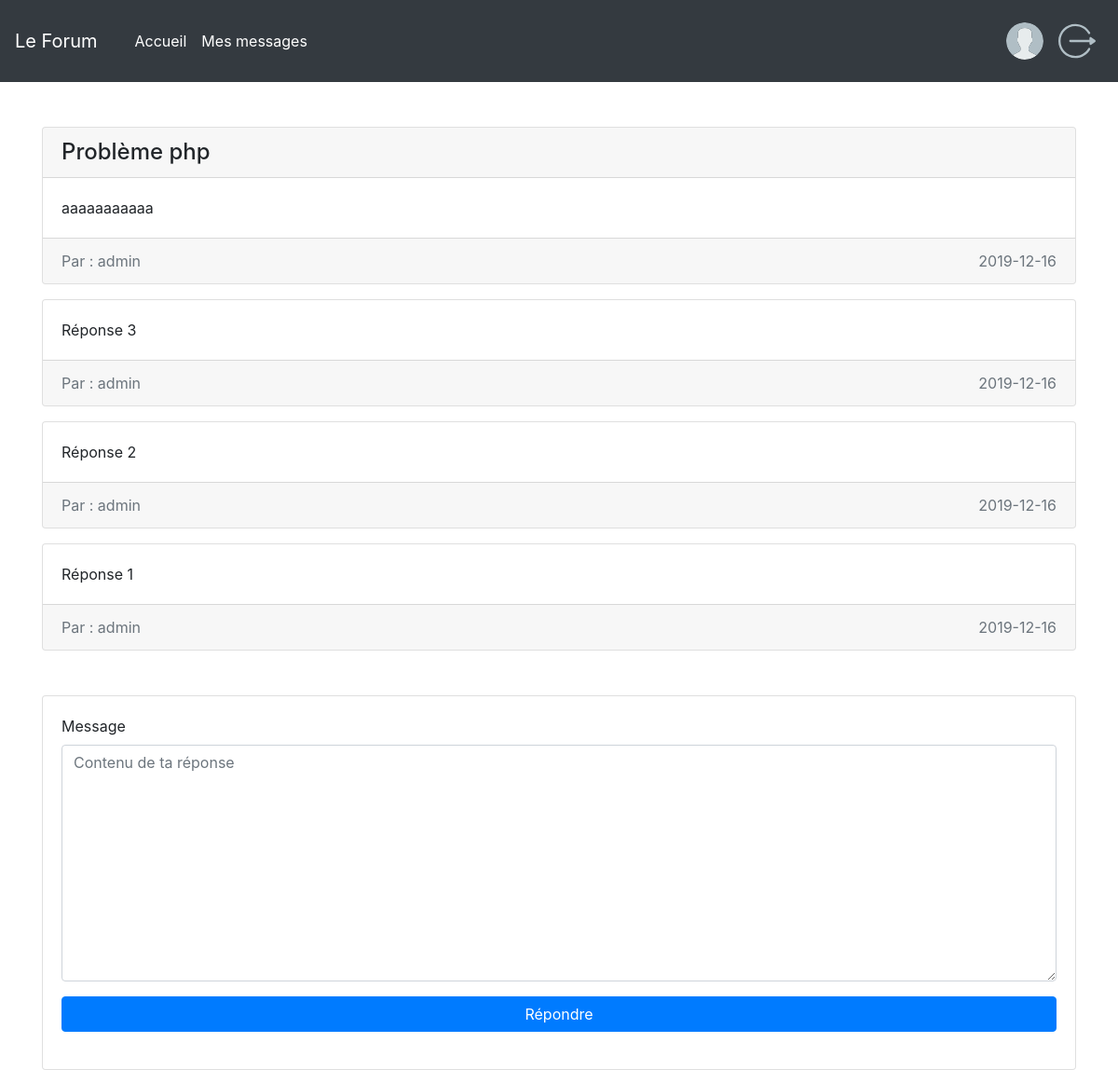
The app's page /posts.php?idTopic=20 with its own data.
### tables this page shows
CREATE TABLE IF NOT EXISTS `topic` (
  `idTopic` int(11) NOT NULL AUTO_INCREMENT,
  `titreTopic` varchar(100) NOT NULL,
  `contenuTopic` text NOT NULL,
  `lastUserTopic` varchar(50) NOT NULL,
  `lastDateTopic` date NOT NULL,
  `idThemeTopic` int(11) NOT NULL,
  PRIMARY KEY (`idTopic`),
  KEY `fk_theme_topic` (`idThemeTopic`)
);

CREATE TABLE IF NOT EXISTS `post` (
  `idPost` int(11) NOT NULL AUTO_INCREMENT,
  `contenuPost` text NOT NULL,
  `datePost` date NOT NULL,
  `idUserPost` int(11) NOT NULL,
  `idTopicPost` int(11) NOT NULL,
  PRIMARY KEY (`idPost`),
  KEY `fk_topic_post` (`idTopicPost`),
  KEY `fk_user_post` (`idUserPost`)
);

CREATE TABLE IF NOT EXISTS `user` (
  `idUser` int(11) NOT NULL AUTO_INCREMENT,
  `nomUser` varchar(50) DEFAULT NULL,
  `prenomUser` varchar(50) DEFAULT NULL,
  `emailUser` varchar(100) DEFAULT NULL,
  `pseudoUser` varchar(50) DEFAULT NULL,
  `mdpUser` varchar(100) NOT NULL,
  `nbConnexionUser` int(11) DEFAULT NULL,
  `derniereConnexionUser` date DEFAULT NULL,
  `avatar` varchar(50) DEFAULT NULL,
  PRIMARY KEY (`idUser`)
);

### Class/User.class.php (called while the page is built, shortened)
<?php
require_once("./class/Db.class.php");
class User
{
    public $pseudo;
    public $avatar;
    public function __construct($id=null){
        $sql = 'SELECT * FROM user WHERE idUser = ?';
        $db = new Db();
        $exe = $db->ExecuteQuery($sql, array($id));
        while ($row = $exe->fetch())
        {
            $this->pseudo = $row['pseudoUser'];
            $this->avatar = $row['avatar'];
        }
    }
    public function getPseudo()
    {
        return $this->pseudo;
    }
    public function getAvatar()
    {
        return $this->avatar;
    }
}
?>

### Class/Db.class.php (called while the page is built, shortened)
<?php
class Db {
	public $bdd;
	public function __construct() {
		try
		{
			$this->bdd = new PDO('mysql:host=localhost;dbname=forum;charset=utf8', 'root', '');
		}
		catch(Exception $e)
		{
			die('Erreur : '.$e->getMessage());
		}
	}
	public function ExecuteQuery($sql, $param=null)
	{
		$req = $this->bdd->prepare($sql);
		$req->execute($param);
		return $req;
	}
}
?>

### Class/Topic.class.php (called while the page is built, shortened)
<?php
require_once("./class/Db.class.php");
class Topic
{
    public function getContenuTopic ($id) {
        $sql = "SELECT * FROM topic AS t WHERE t.idTopic = ?";
        $db = new Db();
        return $db->ExecuteQuery($sql, $id);
    }
}
?>

### Class/Post.class.php (called while the page is built, shortened)
<?php
require_once("./class/Db.class.php");
class Post
{
    public function getAll($id)
    {
        $sql = 'SELECT * FROM post WHERE idTopicPost = ?';
        $db = new Db();
        return $db->ExecuteQuery($sql, $id);
    }
}
?>

### posts.php (the view, shortened to what this page needs)
<?php
include('./components/menu.php');
?>
<!DOCTYPE html>
<html lang="fr">
<head>
    <link rel="stylesheet" href="https://stackpath.bootstrapcdn.com/bootstrap/4.4.1/css/bootstrap.min.css">
</head>
<body>
    <div class="container">
        <?php
        require('./class/Topic.class.php');
        $topic = new Topic();
        $id = array ($_GET['idTopic']);
        $lesTopics = $topic->getContenuTopic($id);
        while ($row = $lesTopics->fetch()): ?>
            <div class="card mt-5">
                <h4 class="card-header"><?= $row['titreTopic']; ?></h5>
                <div class="card-body">
                    <p class="card-text"><?= $row['contenuTopic']; ?></p>
                </div>
                <div class="card-footer text-muted">Par : <?= $row['lastUserTopic']; ?>
                <div class="float-right">
                <?= $row['lastDateTopic']; ?>
                </div>
                </div>
            </div>
        <?php endwhile; ?>
        <?php
        require('./class/Post.class.php');
        $post = new Post();
        $id = array ($_GET['idTopic']);
        $lesPosts = $post->getAll($id);
        while ($row = $lesPosts->fetch()): ?>
            <div class="card my-3">
                <div class="card-body">
                    <p class="card-text"><?= $row['contenuPost']; ?></p>
                </div>
                <div class="card-footer text-muted">Par :
                    <?php
                        require_once('./class/User.class.php');
                        $user = new User($row['idUserPost']);
                        echo $user->getPseudo();
                    ?>
                <div class="float-right">
                <?= $row['datePost']; ?>
                </div>
                </div>
            </div>
        <?php endwhile; ?>
        <div class="mx-auto mt-5">
            <div class="card card-body">
                <form action="posts.php?idTopic=<?= $_GET['idTopic'] ?>" method="post">
                    <div class="form-group">
                        <label for="contenu">Message</label>
                        <textarea class="form-control" name="contenuReponse" placeholder="Contenu de ta réponse" cols="100" rows="10"></textarea>
                    </div>
                    <input type="submit" name="submit" class="btn btn-primary btn-block mb-1" value="Répondre">
                </form>
            </div>
        </div>
    </div>
</body>
</html>

### components/menu.php
<?php
require_once('./class/User.class.php');
$user = new User($_SESSION['id']);
if($user->getAvatar() != null) {
    $avatar = "./membres/avatars/" . $user->getAvatar();
}
else {
    $avatar = "img/user-avatar-defaut.svg";
}
?>
<nav class="navbar navbar-expand-lg navbar-dark bg-dark p-3">
    <a class="navbar-brand" href="index.php">Le Forum</a>
    <div class="collapse justify-content-between navbar-collapse ml-3" id="navbarNav">
        <ul class="navbar-nav">
            <li class="nav-item active">
                <a class="nav-link" href="index.php">Accueil<span class="sr-only">(current)</span></a>
            </li>
            <li class="nav-item active">
                <a class="nav-link" href='messages.php'>Mes messages</a>
            </li>
        </ul>
        <ul class="navbar-nav">
            <li class="nav-item">
                <a class="nav-link" href="mon_compte.php"><img class="rounded-circle" src=<?= $avatar ?> width="40px" height="40px" id="avatar"></a>
            </li>
            <li class="nav-item">
                <a class=nav-link href="deconnexion.php"><img src="./img/logout.svg" width="40px" id="logout"></a>
            </li>
        </ul>
    </div>
</nav>

### records on screen
topic: titreTopic "Problème php", contenuTopic "aaaaaaaaaaa", lastUserTopic "admin", lastDateTopic "2019-12-16"
post: contenuPost "Réponse 3", user.pseudoUser "admin", datePost "2019-12-16"
post: contenuPost "Réponse 2", user.pseudoUser "admin", datePost "2019-12-16"
post: contenuPost "Réponse 1", user.pseudoUser "admin", datePost "2019-12-16"
